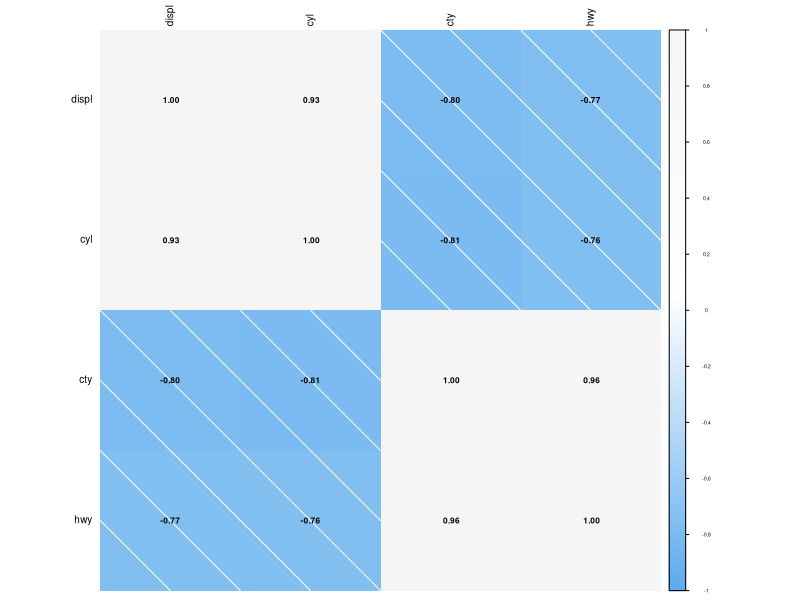
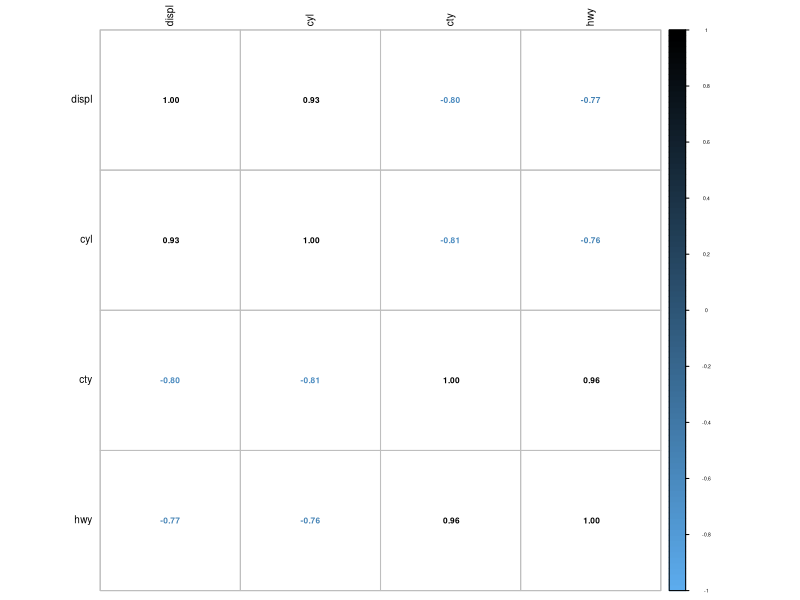
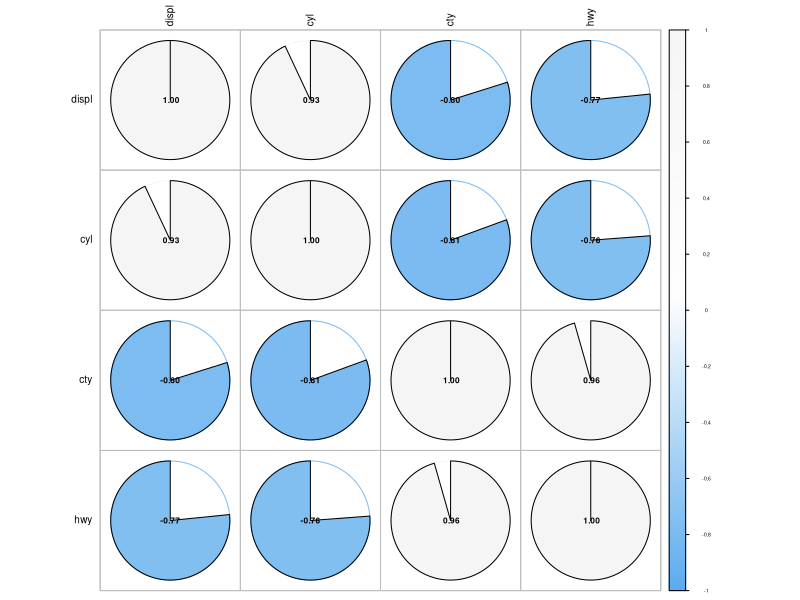
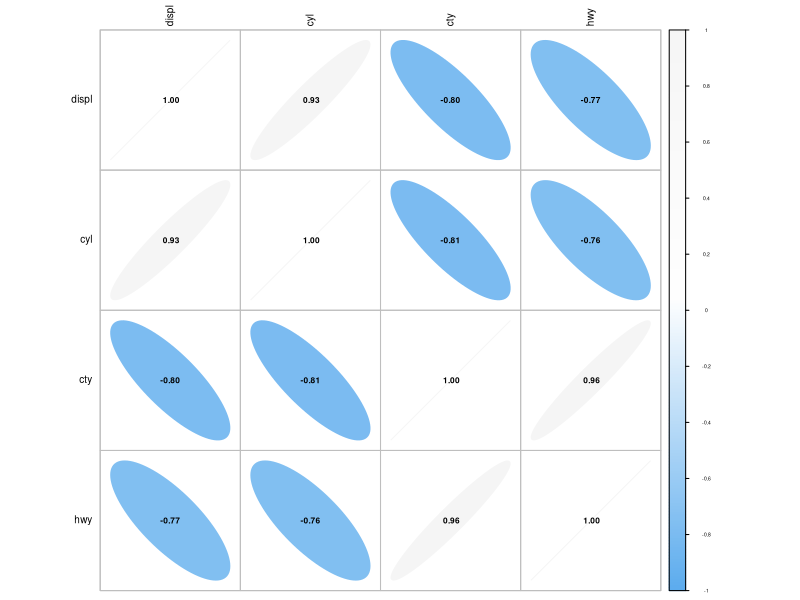
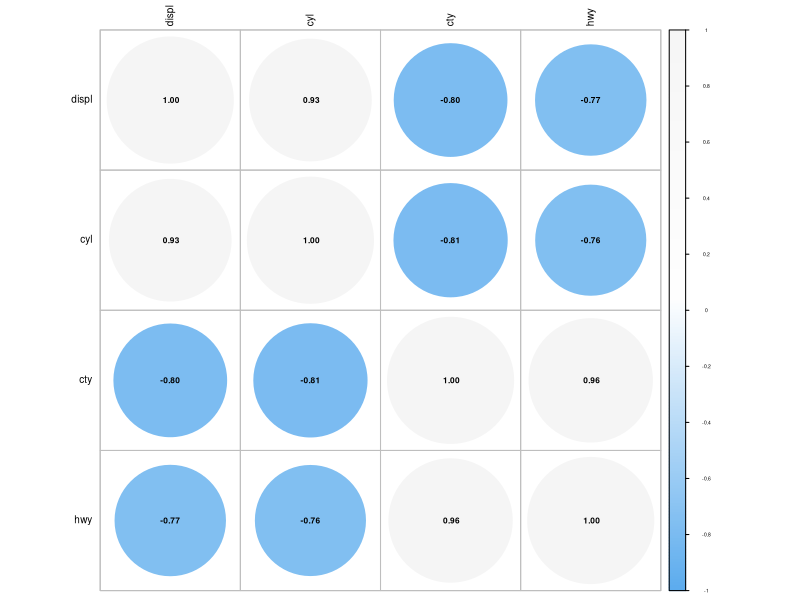

The R script that drew these images, in order:
######################COPYRIGHT GARY HUTSON################################
#######################Date 30th November 2018#############################

library(corrplot)
library(ggplot2)

#-----------CREATE FUNCTION------------------------------------------
create_gh_style_corrplot <- function(df_numeric_vals,
                                     method_corrplot,
                                     colour_min,
                                     colour_middle,
                                     colour_max="green") {
  
  library(corrplot)
  
  if(method_corrplot == 1 ){
    type_var <- "shade"
    method_corrplot = type_var  
    
  } 
  else if (method_corrplot ==2) {
    type_var <- "number"
    method_corrplot = type_var
  }
  
  else if (method_corrplot ==3) {
    type_var <- "pie"
    method_corrplot = type_var
  }
  else if (method_corrplot ==4) {
    type_var <- "ellipse"
    method_corrplot = type_var
  }
  else if (method_corrplot ==5) {
    type_var <- "circle"
    method_corrplot = type_var
  }
  else{
    type_var <- "shade"
    method_corrplot <- type_var
  }
  
  corrplot(cor(df_numeric_vals, use = 'all.obs'), method = method_corrplot, 
           order = "AOE",
           addCoef.col = 'black',
           number.cex = 0.5, 
           tl.cex = 0.6,
           tl.col = 'black',
           col= colorRampPalette(c(colour_min, colour_middle, colour_max))(200),
           cl.cex = 0.3)
}

##------------------CREATE DATASET---------------------------------------

numeric_df <- data.frame(mpg[c(3,5,8,9)])
#This relates to the numeric variables in the data frame to use with my function

##------------------USE FUNCTION-----------------------------------------

create_gh_style_corrplot(numeric_df,1, "steelblue2","white", "whitesmoke")
create_gh_style_corrplot(numeric_df,2, "steelblue2","black", "black")
create_gh_style_corrplot(numeric_df,3, "steelblue2","white", "whitesmoke")
create_gh_style_corrplot(numeric_df,4, "steelblue2","white", "whitesmoke")
create_gh_style_corrplot(numeric_df,5, "steelblue2","white", "whitesmoke")

